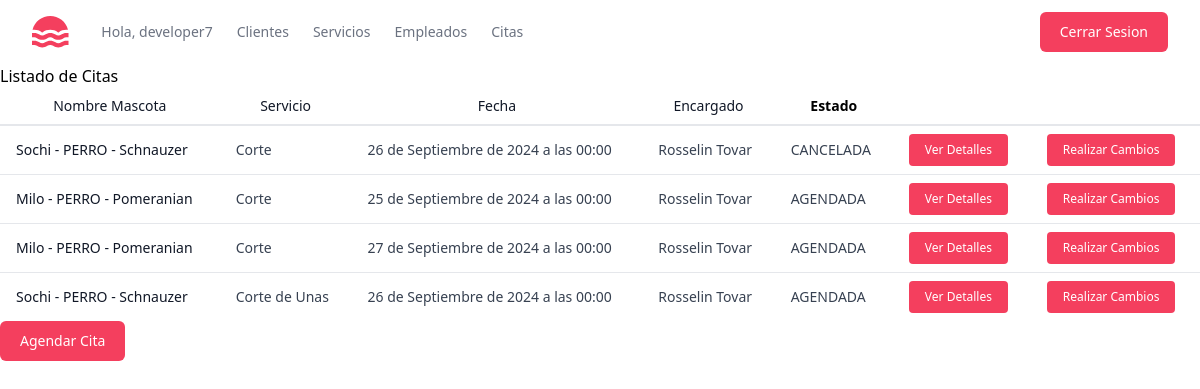
Screenshot of /citas/listado-citas/ (signed in) with the database file from the repository.
### citas/models.py (models this page shows, shortened)
class Cita(models.Model):
    ESTADO_CHOICES = [
        ("AGENDADA", "Agendada"),
        ("CANCELADA", "Cancelada"),
        ("COMPLETADA", "Completada"),
    ]
    mascota = models.ForeignKey(Mascota, on_delete=models.CASCADE)
    empleado = models.ForeignKey(Empleado, on_delete=models.CASCADE)
    servicio = models.ForeignKey(Servicio, on_delete=models.CASCADE)
    fecha = models.DateTimeField()
    hora = models.TimeField()
    estado = models.CharField(max_length=20, choices=ESTADO_CHOICES)
    class Meta:
        db_table = "citas"
        verbose_name = "Cita"
        verbose_name_plural = "Citas"

### mascotas/models.py (models this page shows)
class Mascota(models.Model):
    ESPECIE_CHOICES = [
        ("PERRO", "Perro"),
        ("GATO", "Gato"),
    ]
    cliente = models.ForeignKey(
        Cliente, on_delete=models.CASCADE, related_name="mascotas"
    )
    nombre = models.CharField(max_length=50)
    edad = models.IntegerField()
    fecha_nacimiento = models.DateField()
    especie = models.CharField(max_length=15, choices=ESPECIE_CHOICES)
    raza = models.CharField(max_length=50)
    notas = models.TextField(blank=True, null=True)
    def __str__(self):
        return f"{self.nombre} - {self.especie} - {self.raza}"
    class Meta:
        db_table = "mascotas"
        verbose_name = "Mascota"
        verbose_name_plural = "Mascotas"

### servicios/models.py (models this page shows)
class Servicio(models.Model):
    nombre = models.CharField(max_length=100)
    realizado_por = models.ForeignKey(
        Empleado, on_delete=models.CASCADE, related_name="servicios"
    )
    descripcion = models.TextField()
    precio = models.DecimalField(max_digits=10, decimal_places=2)
    duracion = models.IntegerField()
    def __str__(self):
        return self.nombre

### empleados/models.py (models this page shows)
class Empleado(models.Model):
    nombre = models.CharField(max_length=50)
    apellido = models.CharField(max_length=50)
    dni = models.CharField(max_length=8, unique=True)
    telefono = models.CharField(max_length=10)
    correo = models.EmailField(max_length=50)
    fecha_ingreso = models.DateField()
    def __str__(self):
        return f"{self.nombre} {self.apellido}"

### citas/views.py (the view)
# urls.py: path("listado-citas/", ListadoCitasView.as_view(), name="listado_citas"),
class ListadoCitasView(ListView):
    model = Cita
    template_name = "citas/listado_citas.html"
    context_object_name = "citas"

### citas/templates/citas/listado_citas.html
{% extends "base.html" %} {% block content %}
<h1>Listado de Citas</h1>
<div class="overflow-x-auto">
  <table class="min-w-full divide-y-2 divide-gray-200 bg-white text-sm">
    <thead class="ltr:text-left rtl:text-right">
      <tr>
        <th class="whitespace-nowrap px-4 py-2 font-medium text-gray-900">
          Nombre Mascota
        </th>
        <th class="whitespace-nowrap px-4 py-2 font-medium text-gray-900">
          Servicio
        </th>
        <th class="whitespace-nowrap px-4 py-2 font-medium text-gray-900">
          Fecha
        </th>
        <th class="whitespace-nowrap px-4 py-2 font-medium text-gray-900">
          Encargado
        </th>
        <th class="px-4 py-2">Estado</th>
      </tr>
    </thead>
    <tbody class="divide-y divide-gray-200">
      {% for cita in citas %}
      <tr>
        <td class="whitespace-nowrap px-4 py-2 font-medium text-gray-900">
          {{ cita.mascota }}
        </td>
        <td class="whitespace-nowrap px-4 py-2 text-gray-700">
          {{ cita.servicio }}
        </td>
        <td class="whitespace-nowrap px-4 py-2 text-gray-700">
          {{ cita.fecha }}
        </td>
        <td class="whitespace-nowrap px-4 py-2 text-gray-700">
          {{ cita.empleado }}
        </td>
        <td class="whitespace-nowrap px-4 py-2 text-gray-700">
          {{ cita.estado }}
        </td>
        <td class="whitespace-nowrap px-4 py-2">
          <a
            href="#"
            class="inline-block rounded bg-rose-500 px-4 py-2 text-xs font-medium text-white hover:bg-rose-600"
          >
            Ver Detalles
          </a>
        </td>
        <td class="whitespace-nowrap px-4 py-2">
          <a
            href="{% url 'editar_cita' cita.id %}"
            class="inline-block rounded bg-rose-500 px-4 py-2 text-xs font-medium text-white hover:bg-rose-600"
          >
            Realizar Cambios
          </a>
        </td>
      </tr>
      {% endfor %}
    </tbody>
  </table>
</div>
<a
  href="{% url 'agendar_cita' %}"
  class="inline-block rounded-md bg-rose-500 px-5 py-2.5 text-sm font-medium text-white transition hover:bg-rose-600"
>
  Agendar Cita
</a>
{% endblock %}

### templates/base.html (shortened to what this page needs)
<!DOCTYPE html>
<html lang="es">
  <head>
    <script src="https://cdn.tailwindcss.com"></script>
  </head>
  <header class="bg-white">
    <div
      class="mx-auto flex h-16 max-w-screen-xl items-center gap-8 px-4 sm:px-6 lg:px-8"
    >
      <a class="block text-rose-500" href="#">
      </a>
      <div class="flex flex-1 items-center justify-end md:justify-between">
        <nav aria-label="Global" class="hidden md:block">
          <ul class="flex items-center gap-6 text-sm">
            <li>
              <span
                class="text-gray-500 transition hover:text-gray-500/75"
                href="{% url 'listado_clientes' %}"
              >
                Hola, {{ user.username }}
              </span>
            </li>
            <li>
              <a
                class="text-gray-500 transition hover:text-gray-500/75"
                href="{% url 'listado_clientes' %}"
              >
                Clientes
              </a>
            </li>
            <li>
              <a
                class="text-gray-500 transition hover:text-gray-500/75"
                href="{% url 'listado_servicios' %}"
              >
                Servicios
              </a>
            </li>
            <li>
              <a
                class="text-gray-500 transition hover:text-gray-500/75"
                href="{% url 'lista_empleados' %}"
              >
                Empleados
              </a>
            </li>
            <li>
              <a
                class="text-gray-500 transition hover:text-gray-500/75"
                href="{% url 'listado_citas' %}"
              >
                Citas
              </a>
            </li>
          </ul>
        </nav>
        <div class="flex items-center gap-4">
          <div class="sm:flex sm:gap-4">
            {% if not user.is_authenticated %}
            <a
              class="block rounded-md bg-rose-500 px-5 py-2.5 text-sm font-medium text-white transition hover:bg-rose-600"
              href="{% url 'login' %}"
            >
              Inciar Sesion
            </a>
            <a
              class="hidden rounded-md bg-gray-100 px-5 py-2.5 text-sm font-medium text-rose-500 transition hover:text-teal-600/75 sm:block"
              href="#"
            >
              Registrar
            </a>
          </div>
          {% else %}
          <form method="post" action="{% url 'logout' %}">
            <button
              class="block rounded-md bg-rose-500 px-5 py-2.5 text-sm font-medium text-white transition hover:bg-rose-600"
              type="submit"
            >
              Cerrar Sesion
            </button>
          </form>
          {% endif %}
        </div>
      </div>
    </div>
  </header>
  <body>
    {% if user.is_authenticated %} {% block content %} {% endblock %} {% else %}
    <h1>Para poder ver este contenido debes iniciar sesion</h1>
    {% endif %}
  </body>
</html>

### rows the page displays
Cita: mascota "Sochi - PERRO - Schnauzer", servicio "Corte", fecha "26 de Septiembre de 2024 a las 00:00", empleado "Rosselin Tovar", estado "CANCELADA"
Cita: mascota "Milo - PERRO - Pomeranian", servicio "Corte", fecha "25 de Septiembre de 2024 a las 00:00", empleado "Rosselin Tovar", estado "AGENDADA"
Cita: mascota "Milo - PERRO - Pomeranian", servicio "Corte", fecha "27 de Septiembre de 2024 a las 00:00", empleado "Rosselin Tovar", estado "AGENDADA"
Cita: mascota "Sochi - PERRO - Schnauzer", servicio "Corte de Unas", fecha "26 de Septiembre de 2024 a las 00:00", empleado "Rosselin Tovar", estado "AGENDADA"

### other values shown
{{ user.username }} "developer7"
